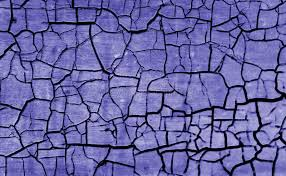
#> input picture Rhesa_CV/Computer Vision/RhesaAusten_Assignment4/texture.jpeg, 286 x 176 px
$ python No4.py
#> lines starting #> are read from the running program, lines starting #| are printed output that depends on the picture
import cv2
import numpy as np

img = cv2.imread("texture.jpeg")
#> img is the input picture: shape (176, 286, 3); mean B, G, R 163.2, 100.9, 103.3
blur_1 = cv2.GaussianBlur(img,(3,3),0)
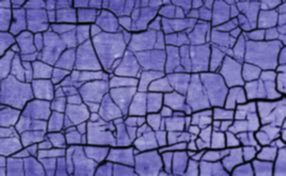
#> blur_1: shape (176, 286, 3); mean B, G, R 163.2, 101, 103.4
cv2.imshow('img1', blur_1)
blur_2 = cv2.GaussianBlur(img,(5,5),0)
cv2.imshow('img2', blur_2)
blur_3 = cv2.GaussianBlur(img,(9,9),0)
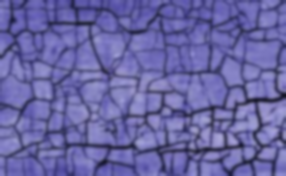
#> blur_3: shape (176, 286, 3); mean B, G, R 163.2, 100.9, 103.3
cv2.imshow('img3', blur_3)
blur_4 = cv2.GaussianBlur(img,(11,11),0)
cv2.imshow('img4', blur_4)

#4b
#The picture will become more blur when the standard deviation of X and Y bigger
#The standard deviation of X and Y will affect the blur of the image, this is how gaussian blur remove high frequency (noise)
#beside that amount of sigmaX and sigmaY depends on the size of the image.


cv2.waitKey(0)
#> (the run stopped early here; a loop or call above may not have finished)
